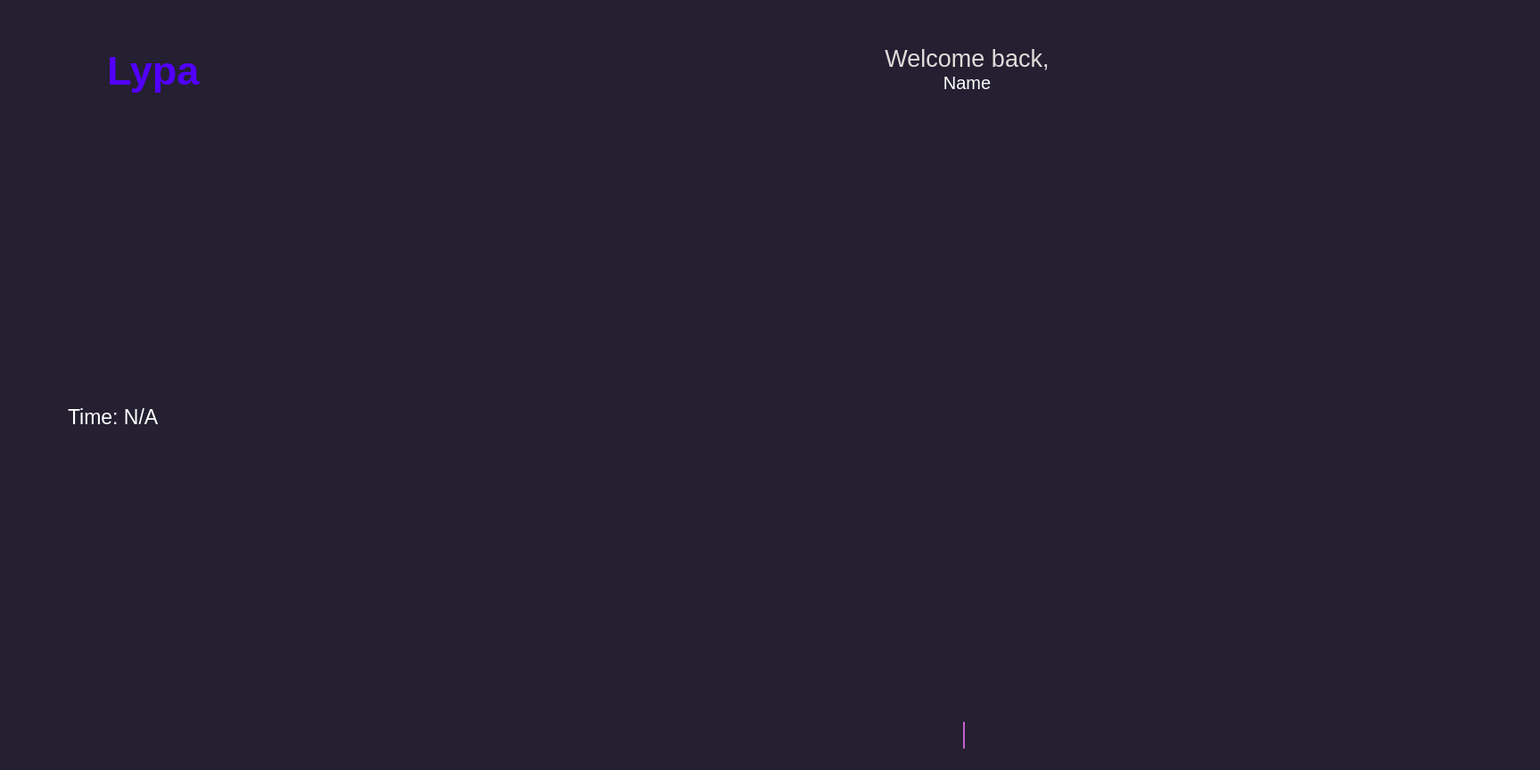
<?xml version="1.0" encoding="UTF-8"?>
<ui version="4.0">
 <class>Form</class>
 <widget class="QWidget" name="Form">
  <property name="geometry">
   <rect>
    <x>0</x>
    <y>0</y>
    <width>1727</width>
    <height>864</height>
   </rect>
  </property>
  <property name="windowTitle">
   <string>Form</string>
  </property>
  <property name="styleSheet">
   <string notr="true">background-color: rgb(36, 31, 49);</string>
  </property>
  <layout class="QVBoxLayout" name="main_layout" stretch="1,5">
   <property name="spacing">
    <number>0</number>
   </property>
   <property name="leftMargin">
    <number>20</number>
   </property>
   <property name="topMargin">
    <number>10</number>
   </property>
   <property name="rightMargin">
    <number>20</number>
   </property>
   <property name="bottomMargin">
    <number>10</number>
   </property>
   <item>
    <layout class="QHBoxLayout" name="topbar" stretch="1,1,3">
     <property name="spacing">
      <number>0</number>
     </property>
     <property name="leftMargin">
      <number>0</number>
     </property>
     <property name="rightMargin">
      <number>20</number>
     </property>
     <item>
      <widget class="QLabel" name="logo">
       <property name="sizePolicy">
        <sizepolicy hsizetype="Minimum" vsizetype="Minimum">
         <horstretch>1</horstretch>
         <verstretch>1</verstretch>
        </sizepolicy>
       </property>
       <property name="minimumSize">
        <size>
         <width>100</width>
         <height>100</height>
        </size>
       </property>
       <property name="maximumSize">
        <size>
         <width>100</width>
         <height>100</height>
        </size>
       </property>
       <property name="text">
        <string/>
       </property>
       <property name="pixmap">
        <pixmap>../lypa.png</pixmap>
       </property>
       <property name="scaledContents">
        <bool>true</bool>
       </property>
      </widget>
     </item>
     <item>
      <widget class="QLabel" name="title">
       <property name="font">
        <font>
         <pointsize>17</pointsize>
         <weight>50</weight>
         <bold>false</bold>
        </font>
       </property>
       <property name="styleSheet">
        <string notr="true">color: rgb(82, 0, 255);</string>
       </property>
       <property name="text">
        <string>&lt;html&gt;&lt;head/&gt;&lt;body&gt;&lt;h1 style=&quot; margin-top:18px; margin-bottom:12px; margin-left:0px; margin-right:0px; -qt-block-indent:0; text-indent:0px;&quot;&gt;&lt;span style=&quot; font-size:xx-large; font-weight:600;&quot;&gt;Lypa&lt;/span&gt;&lt;/h1&gt;&lt;/body&gt;&lt;/html&gt;</string>
       </property>
      </widget>
     </item>
     <item>
      <layout class="QVBoxLayout" name="welcome">
       <property name="spacing">
        <number>0</number>
       </property>
       <property name="rightMargin">
        <number>30</number>
       </property>
       <item>
        <widget class="QLabel" name="welcome_text">
         <property name="font">
          <font>
           <pointsize>20</pointsize>
          </font>
         </property>
         <property name="styleSheet">
          <string notr="true">color: rgb(222, 221, 218);</string>
         </property>
         <property name="text">
          <string>Welcome back,</string>
         </property>
         <property name="alignment">
          <set>Qt::AlignBottom|Qt::AlignHCenter</set>
         </property>
        </widget>
       </item>
       <item>
        <widget class="QLabel" name="username">
         <property name="font">
          <font>
           <pointsize>15</pointsize>
          </font>
         </property>
         <property name="styleSheet">
          <string notr="true">color: rgb(255, 255, 255);</string>
         </property>
         <property name="text">
          <string>Name</string>
         </property>
         <property name="alignment">
          <set>Qt::AlignHCenter|Qt::AlignTop</set>
         </property>
        </widget>
       </item>
      </layout>
     </item>
    </layout>
   </item>
   <item>
    <layout class="QVBoxLayout" name="bottom" stretch="1,4">
     <property name="spacing">
      <number>0</number>
     </property>
     <property name="bottomMargin">
      <number>50</number>
     </property>
     <item>
      <layout class="QHBoxLayout" name="panel">
       <property name="spacing">
        <number>15</number>
       </property>
       <property name="leftMargin">
        <number>50</number>
       </property>
       <property name="rightMargin">
        <number>50</number>
       </property>
       <item>
        <widget class="QLabel" name="time">
         <property name="sizePolicy">
          <sizepolicy hsizetype="Preferred" vsizetype="Preferred">
           <horstretch>0</horstretch>
           <verstretch>0</verstretch>
          </sizepolicy>
         </property>
         <property name="font">
          <font>
           <pointsize>17</pointsize>
          </font>
         </property>
         <property name="styleSheet">
          <string notr="true">color: rgb(255, 255, 255);
margin-bottom: 20px;</string>
         </property>
         <property name="text">
          <string>Time: N/A</string>
         </property>
        </widget>
       </item>
       <item>
        <spacer name="panel_spacer">
         <property name="orientation">
          <enum>Qt::Horizontal</enum>
         </property>
         <property name="sizeHint" stdset="0">
          <size>
           <width>40</width>
           <height>20</height>
          </size>
         </property>
        </spacer>
       </item>
      </layout>
     </item>
     <item>
      <layout class="QVBoxLayout" name="lines">
       <property name="spacing">
        <number>5</number>
       </property>
      </layout>
     </item>
    </layout>
   </item>
  </layout>
  <widget class="Line" name="pointer">
   <property name="enabled">
    <bool>false</bool>
   </property>
   <property name="geometry">
    <rect>
     <x>1080</x>
     <y>810</y>
     <width>2</width>
     <height>30</height>
    </rect>
   </property>
   <property name="font">
    <font>
     <pointsize>20</pointsize>
    </font>
   </property>
   <property name="styleSheet">
    <string notr="true">color: rgb(192, 97, 203);</string>
   </property>
   <property name="frameShadow">
    <enum>QFrame::Plain</enum>
   </property>
   <property name="lineWidth">
    <number>2</number>
   </property>
   <property name="orientation">
    <enum>Qt::Vertical</enum>
   </property>
  </widget>
  <widget class="QLineEdit" name="type">
   <property name="geometry">
    <rect>
     <x>0</x>
     <y>570</y>
     <width>0</width>
     <height>0</height>
    </rect>
   </property>
   <property name="font">
    <font>
     <pointsize>1</pointsize>
     <weight>50</weight>
     <bold>false</bold>
    </font>
   </property>
   <property name="cursor">
    <cursorShape>ArrowCursor</cursorShape>
   </property>
   <property name="styleSheet">
    <string notr="true">color: rgba(255, 255, 255, 0);
margin-left: 50px;
margin-right: 50px;</string>
   </property>
   <property name="frame">
    <bool>false</bool>
   </property>
   <property name="placeholderText">
    <string/>
   </property>
  </widget>
 </widget>
 <resources/>
 <connections/>
</ui>
